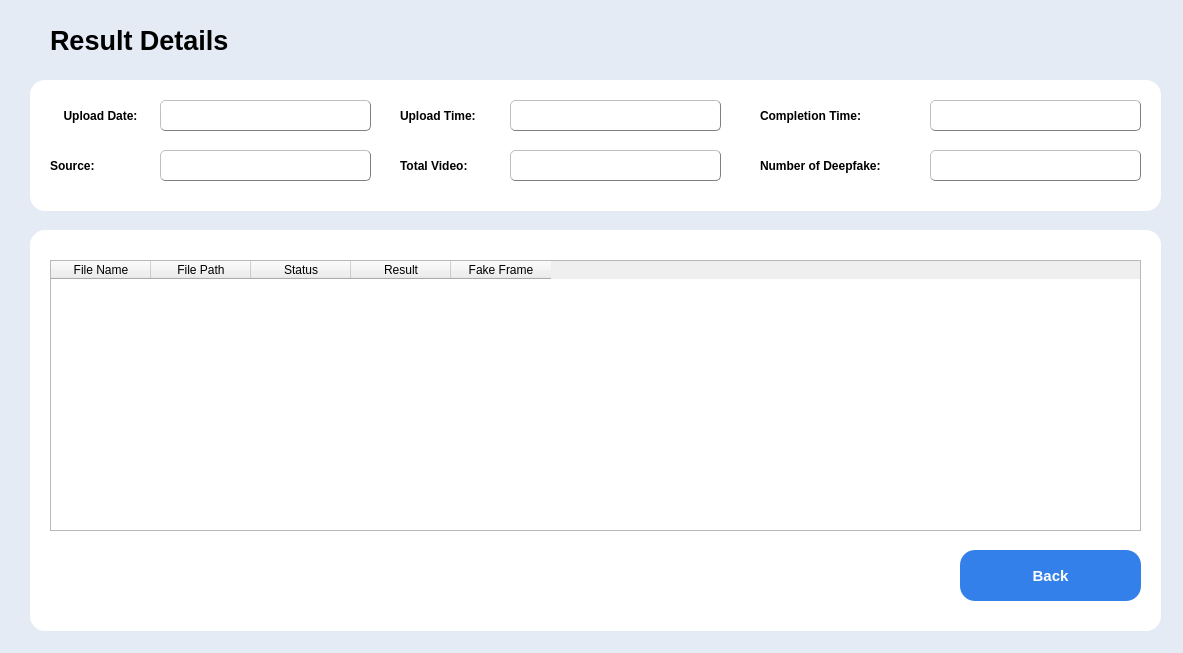
<?xml version="1.0" encoding="UTF-8"?>
<ui version="4.0">
 <class>MainWindow</class>
 <widget class="QMainWindow" name="MainWindow">
  <property name="geometry">
   <rect>
    <x>0</x>
    <y>0</y>
    <width>1183</width>
    <height>653</height>
   </rect>
  </property>
  <property name="sizePolicy">
   <sizepolicy hsizetype="Maximum" vsizetype="Minimum">
    <horstretch>0</horstretch>
    <verstretch>0</verstretch>
   </sizepolicy>
  </property>
  <property name="windowTitle">
   <string>MainWindow</string>
  </property>
  <property name="styleSheet">
   <string notr="true">QMainWindow#MainWindow{
	background-color:rgb(228, 235, 245);
	
}</string>
  </property>
  <widget class="QWidget" name="centralwidget">
   <widget class="QLabel" name="label_3">
    <property name="geometry">
     <rect>
      <x>50</x>
      <y>20</y>
      <width>311</width>
      <height>41</height>
     </rect>
    </property>
    <property name="font">
     <font>
      <pointsize>20</pointsize>
      <weight>75</weight>
      <bold>true</bold>
     </font>
    </property>
    <property name="text">
     <string>Result Details</string>
    </property>
   </widget>
   <widget class="QLabel" name="label_2">
    <property name="geometry">
     <rect>
      <x>30</x>
      <y>230</y>
      <width>1131</width>
      <height>401</height>
     </rect>
    </property>
    <property name="font">
     <font>
      <pointsize>5</pointsize>
     </font>
    </property>
    <property name="styleSheet">
     <string notr="true">border-radius:15px;
background-color:rgb(255,255,255)</string>
    </property>
    <property name="text">
     <string/>
    </property>
   </widget>
   <widget class="QTableWidget" name="video_table">
    <property name="geometry">
     <rect>
      <x>50</x>
      <y>260</y>
      <width>1091</width>
      <height>271</height>
     </rect>
    </property>
    <property name="styleSheet">
     <string notr="true">text-align: center;</string>
    </property>
    <column>
     <property name="text">
      <string>File Name</string>
     </property>
    </column>
    <column>
     <property name="text">
      <string>File Path</string>
     </property>
    </column>
    <column>
     <property name="text">
      <string>Status</string>
     </property>
    </column>
    <column>
     <property name="text">
      <string>Result</string>
     </property>
    </column>
    <column>
     <property name="text">
      <string>Fake Frame</string>
     </property>
    </column>
   </widget>
   <widget class="QLabel" name="label_17">
    <property name="geometry">
     <rect>
      <x>50</x>
      <y>100</y>
      <width>101</width>
      <height>31</height>
     </rect>
    </property>
    <property name="font">
     <font>
      <pointsize>9</pointsize>
      <weight>75</weight>
      <bold>true</bold>
     </font>
    </property>
    <property name="styleSheet">
     <string notr="true"/>
    </property>
    <property name="text">
     <string>Upload Date:</string>
    </property>
    <property name="alignment">
     <set>Qt::AlignCenter</set>
    </property>
   </widget>
   <widget class="QLabel" name="label_4">
    <property name="geometry">
     <rect>
      <x>30</x>
      <y>80</y>
      <width>1131</width>
      <height>131</height>
     </rect>
    </property>
    <property name="font">
     <font>
      <pointsize>5</pointsize>
     </font>
    </property>
    <property name="styleSheet">
     <string notr="true">border-radius:15px;
background-color:rgb(255,255,255)</string>
    </property>
    <property name="text">
     <string/>
    </property>
   </widget>
   <widget class="QPushButton" name="back_button">
    <property name="geometry">
     <rect>
      <x>960</x>
      <y>550</y>
      <width>181</width>
      <height>51</height>
     </rect>
    </property>
    <property name="font">
     <font>
      <pointsize>11</pointsize>
      <weight>75</weight>
      <bold>true</bold>
     </font>
    </property>
    <property name="styleSheet">
     <string notr="true">QPushButton#back_button{
	background-color:rgb(52, 128, 235);
	border:none;
	color:rgb(255,255,255);
	border-radius: 15px
}
QPushButton#back_button:pressed{
	padding-left:5px;
	padding-top:5px;
	background-color:rgb(19, 38, 99)
}</string>
    </property>
    <property name="text">
     <string>Back</string>
    </property>
    <property name="autoDefault">
     <bool>false</bool>
    </property>
   </widget>
   <widget class="QLabel" name="label_18">
    <property name="geometry">
     <rect>
      <x>50</x>
      <y>150</y>
      <width>101</width>
      <height>31</height>
     </rect>
    </property>
    <property name="font">
     <font>
      <pointsize>9</pointsize>
      <weight>75</weight>
      <bold>true</bold>
     </font>
    </property>
    <property name="styleSheet">
     <string notr="true"/>
    </property>
    <property name="text">
     <string>Source:</string>
    </property>
    <property name="alignment">
     <set>Qt::AlignLeading|Qt::AlignLeft|Qt::AlignVCenter</set>
    </property>
   </widget>
   <widget class="QLabel" name="label_19">
    <property name="geometry">
     <rect>
      <x>400</x>
      <y>100</y>
      <width>101</width>
      <height>31</height>
     </rect>
    </property>
    <property name="font">
     <font>
      <pointsize>9</pointsize>
      <weight>75</weight>
      <bold>true</bold>
     </font>
    </property>
    <property name="styleSheet">
     <string notr="true"/>
    </property>
    <property name="text">
     <string>Upload Time:</string>
    </property>
    <property name="alignment">
     <set>Qt::AlignLeading|Qt::AlignLeft|Qt::AlignVCenter</set>
    </property>
   </widget>
   <widget class="QLabel" name="label_20">
    <property name="geometry">
     <rect>
      <x>400</x>
      <y>150</y>
      <width>101</width>
      <height>31</height>
     </rect>
    </property>
    <property name="font">
     <font>
      <pointsize>9</pointsize>
      <weight>75</weight>
      <bold>true</bold>
     </font>
    </property>
    <property name="styleSheet">
     <string notr="true"/>
    </property>
    <property name="text">
     <string>Total Video:</string>
    </property>
    <property name="alignment">
     <set>Qt::AlignLeading|Qt::AlignLeft|Qt::AlignVCenter</set>
    </property>
   </widget>
   <widget class="QLabel" name="label_21">
    <property name="geometry">
     <rect>
      <x>760</x>
      <y>100</y>
      <width>131</width>
      <height>31</height>
     </rect>
    </property>
    <property name="font">
     <font>
      <pointsize>9</pointsize>
      <weight>75</weight>
      <bold>true</bold>
     </font>
    </property>
    <property name="styleSheet">
     <string notr="true"/>
    </property>
    <property name="text">
     <string>Completion Time:</string>
    </property>
    <property name="alignment">
     <set>Qt::AlignLeading|Qt::AlignLeft|Qt::AlignVCenter</set>
    </property>
   </widget>
   <widget class="QLabel" name="label_22">
    <property name="geometry">
     <rect>
      <x>760</x>
      <y>150</y>
      <width>161</width>
      <height>31</height>
     </rect>
    </property>
    <property name="font">
     <font>
      <pointsize>9</pointsize>
      <weight>75</weight>
      <bold>true</bold>
     </font>
    </property>
    <property name="styleSheet">
     <string notr="true"/>
    </property>
    <property name="text">
     <string>Number of Deepfake:</string>
    </property>
    <property name="alignment">
     <set>Qt::AlignLeading|Qt::AlignLeft|Qt::AlignVCenter</set>
    </property>
   </widget>
   <widget class="QLineEdit" name="upload_date_edit">
    <property name="geometry">
     <rect>
      <x>160</x>
      <y>100</y>
      <width>211</width>
      <height>31</height>
     </rect>
    </property>
    <property name="font">
     <font>
      <pointsize>8</pointsize>
     </font>
    </property>
    <property name="styleSheet">
     <string notr="true">border :1px outset gray;
border-radius: 5px;
padding-left: 10px;
</string>
    </property>
    <property name="text">
     <string/>
    </property>
    <property name="readOnly">
     <bool>true</bool>
    </property>
    <property name="placeholderText">
     <string/>
    </property>
   </widget>
   <widget class="QLineEdit" name="source_edit">
    <property name="geometry">
     <rect>
      <x>160</x>
      <y>150</y>
      <width>211</width>
      <height>31</height>
     </rect>
    </property>
    <property name="font">
     <font>
      <pointsize>8</pointsize>
     </font>
    </property>
    <property name="styleSheet">
     <string notr="true">border :1px outset gray;
border-radius: 5px;
padding-left: 10px;
</string>
    </property>
    <property name="text">
     <string/>
    </property>
    <property name="readOnly">
     <bool>true</bool>
    </property>
    <property name="placeholderText">
     <string/>
    </property>
   </widget>
   <widget class="QLineEdit" name="upload_time_edit">
    <property name="geometry">
     <rect>
      <x>510</x>
      <y>100</y>
      <width>211</width>
      <height>31</height>
     </rect>
    </property>
    <property name="font">
     <font>
      <pointsize>8</pointsize>
     </font>
    </property>
    <property name="styleSheet">
     <string notr="true">border :1px outset gray;
border-radius: 5px;
padding-left: 10px;
</string>
    </property>
    <property name="text">
     <string/>
    </property>
    <property name="readOnly">
     <bool>true</bool>
    </property>
    <property name="placeholderText">
     <string/>
    </property>
   </widget>
   <widget class="QLineEdit" name="total_video_edit">
    <property name="geometry">
     <rect>
      <x>510</x>
      <y>150</y>
      <width>211</width>
      <height>31</height>
     </rect>
    </property>
    <property name="font">
     <font>
      <pointsize>8</pointsize>
     </font>
    </property>
    <property name="styleSheet">
     <string notr="true">border :1px outset gray;
border-radius: 5px;
padding-left: 10px;
</string>
    </property>
    <property name="text">
     <string/>
    </property>
    <property name="readOnly">
     <bool>true</bool>
    </property>
    <property name="placeholderText">
     <string/>
    </property>
   </widget>
   <widget class="QLineEdit" name="num_deepfake_edit">
    <property name="geometry">
     <rect>
      <x>930</x>
      <y>150</y>
      <width>211</width>
      <height>31</height>
     </rect>
    </property>
    <property name="font">
     <font>
      <pointsize>8</pointsize>
     </font>
    </property>
    <property name="styleSheet">
     <string notr="true">border :1px outset gray;
border-radius: 5px;
padding-left: 10px;
</string>
    </property>
    <property name="text">
     <string/>
    </property>
    <property name="readOnly">
     <bool>true</bool>
    </property>
    <property name="placeholderText">
     <string/>
    </property>
   </widget>
   <widget class="QLineEdit" name="completion_time_edit">
    <property name="geometry">
     <rect>
      <x>930</x>
      <y>100</y>
      <width>211</width>
      <height>31</height>
     </rect>
    </property>
    <property name="font">
     <font>
      <pointsize>8</pointsize>
     </font>
    </property>
    <property name="styleSheet">
     <string notr="true">border :1px outset gray;
border-radius: 5px;
padding-left: 10px;
</string>
    </property>
    <property name="text">
     <string/>
    </property>
    <property name="readOnly">
     <bool>true</bool>
    </property>
    <property name="placeholderText">
     <string/>
    </property>
   </widget>
   <zorder>label_4</zorder>
   <zorder>label_2</zorder>
   <zorder>label_3</zorder>
   <zorder>video_table</zorder>
   <zorder>label_17</zorder>
   <zorder>back_button</zorder>
   <zorder>label_18</zorder>
   <zorder>label_19</zorder>
   <zorder>label_20</zorder>
   <zorder>label_21</zorder>
   <zorder>label_22</zorder>
   <zorder>upload_date_edit</zorder>
   <zorder>source_edit</zorder>
   <zorder>upload_time_edit</zorder>
   <zorder>total_video_edit</zorder>
   <zorder>num_deepfake_edit</zorder>
   <zorder>completion_time_edit</zorder>
  </widget>
 </widget>
 <resources/>
 <connections/>
</ui>
